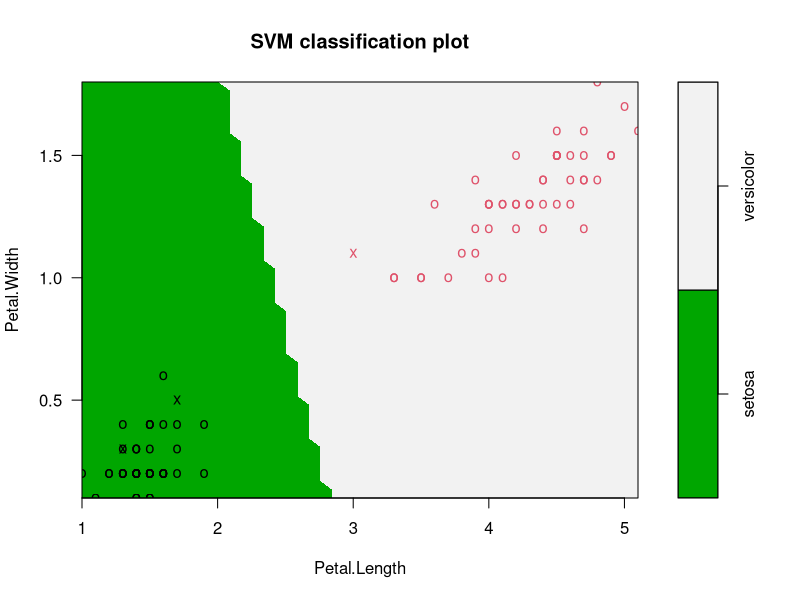
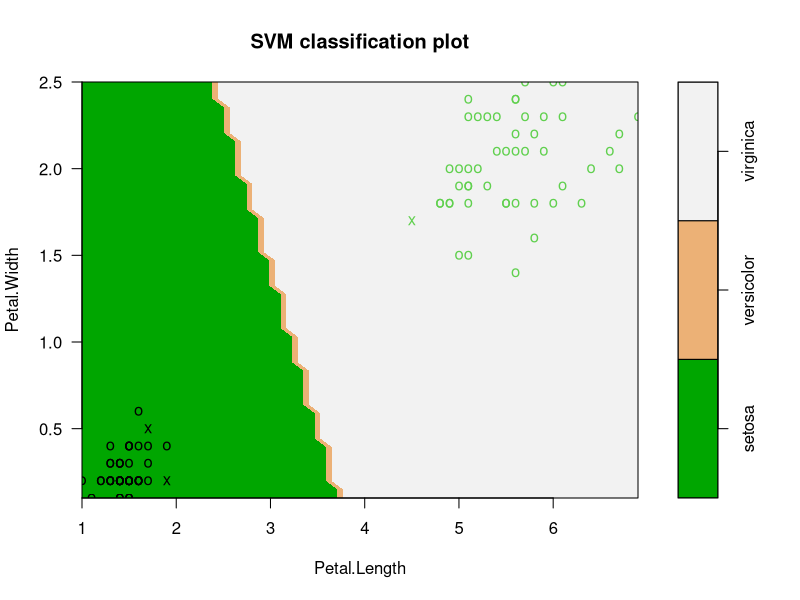
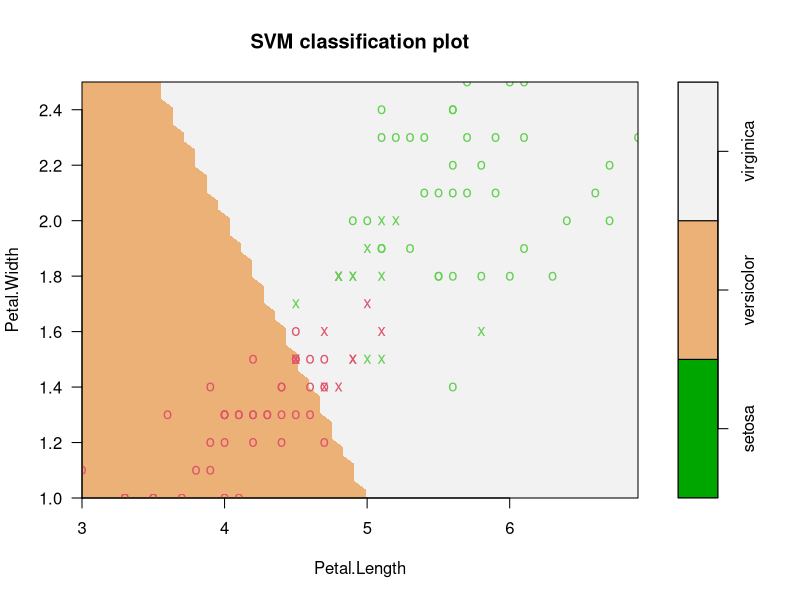

Generate these figures, in order, with R:
rm(list=ls())
if (!is.loaded('e1071')) library('e1071')
if (!is.loaded('MASS')) library('MASS')

data(iris)
X <- subset(iris, select = -Species)
y <- iris$Species

ind1 <- which(iris[, "Species"] == "setosa" | iris[, 'Species'] == "versicolor")
X1 <- X[ind1, ]
ones <- rep(1, dim(X1)[1])
X1 <- cbind(ones, X1)
y1 <- y[ind1]
y1 <- factor(y1, levels = c("setosa", 'versicolor'))
data1 <- cbind(X1, y1)

ind2 <- which(iris[, "Species"] == "setosa" | iris[, 'Species'] == "virginica")
X2 <- X[ind2, ]
ones <- rep(1, dim(X2)[1])
X2 <- cbind(ones, X2)
y2 <- y[ind2]
data2 <- cbind(X2, y2)

ind3 <- which(iris[, "Species"] == "versicolor" | iris[, 'Species'] == "virginica")
X3 <- X[ind3, ]
ones <- rep(1, dim(X3)[1])
X3 <- cbind(ones, X3)
y3 <- y[ind3]
data3 <- cbind(X3, y3)

model1 <- svm(y1 ~ ., data = data1, kernel = 'linear', scale = F)
model2 <- svm(y2 ~ ., data = data2, kernel = 'linear', scale = F)
model3 <- svm(y3 ~ ., data = data3, kernel = 'linear', scale = F)

plot(model1, data1, Petal.Width ~ Petal.Length,
     slice = list(Sepal.Width = 3, Sepal.Length = 4),color.palette = terrain.colors)

plot(model2, data2, Petal.Width ~ Petal.Length,
     slice = list(Sepal.Width = 3, Sepal.Length = 4),color.palette = terrain.colors)

plot(model3, data3, Petal.Width ~ Petal.Length,
     slice = list(Sepal.Width = 3, Sepal.Length = 4),color.palette = terrain.colors)

predict1 <- predict(model1, subset(data1, select = -y1))
table(predict1)
coef1 <- matrix(model1$coefs, nrow = 1)
w1 <- t(coef1 %*% model1$SV)
test <- (as.matrix(X1) %*% w1)[model1$index]

predict2 <- predict(model2, subset(data2, select = -y2))
table(predict2)
coef2 <- matrix(model2$coefs, nrow = 1)
w2 <- coef2 %*% model2$SV

predict3 <- predict(model3, subset(data3, select = -y3))
table(predict3)
coef3 <- matrix(model3$coefs, nrow = 1)
w3 <- coef3 %*% model3$SV
